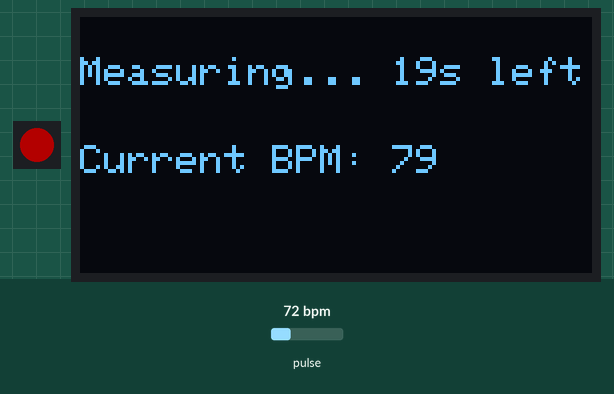
This sketch was run on a simulated Arduino Uno, built for the host (arithmetic inside an expression is 32-bit, double 64-bit). On the bench: 1 RGB LEDs in strip order, left to right, 128×64 one-colour display. The inputs (shaded band) are chosen by the test bench; at power-on: pulse 72 bpm. Dim RGB values are drawn brighter than linear.

Above: at 1.2 s.
1.3 s: pulse set to 42 bpm
At 2.13 s:
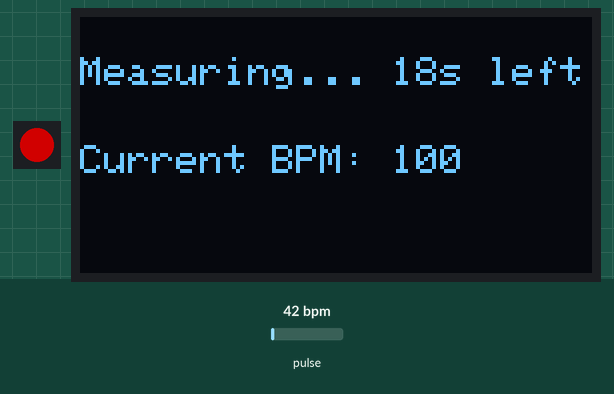
3.0 s: pulse set to 70 bpm
At 4.13 s:
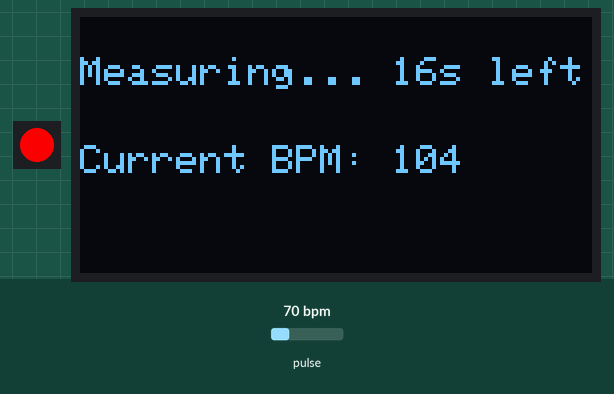
5.0 s: pulse set to 100 bpm
At 20.9 s:
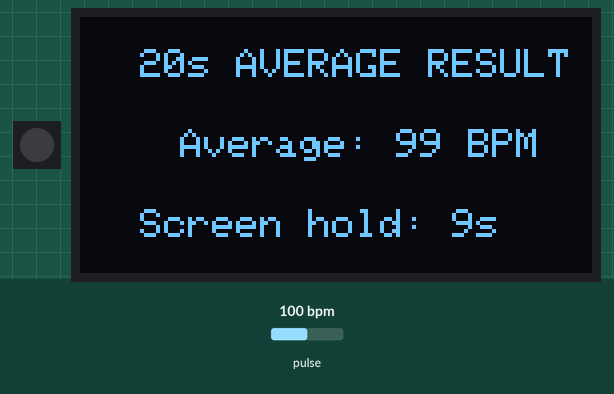
Timing chart, 0 to 21.7 s (numbered marks = the images above; inputs shaded):
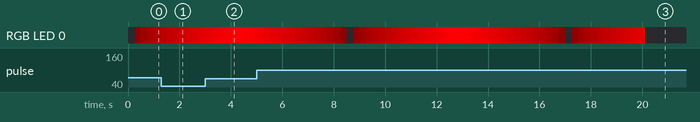

The sketch:

BPM_Reader_RP2040Zero.ino
```cpp
#include <Wire.h>
#include <Adafruit_GFX.h>
#include <Adafruit_SSD1306.h>
#include <Adafruit_NeoPixel.h>
#include "MAX30105.h"

// RP2040 Zero Onboard NeoPixel Configuration
#define NEOPIXEL_PIN  16
#define NUM_PIXELS    1
Adafruit_NeoPixel rgbLed(NUM_PIXELS, NEOPIXEL_PIN, NEO_GRB + NEO_KHZ800);

// OLED configuration on Wire (I2C0)
#define SCREEN_WIDTH 128
#define SCREEN_HEIGHT 64
#define OLED_RESET    -1
Adafruit_SSD1306 display(SCREEN_WIDTH, SCREEN_HEIGHT, &Wire, OLED_RESET);

// MAX30102 configuration on Wire1 (I2C1)
MAX30105 particleSensor;

// Constants & Timing
const unsigned long READ_DURATION_MS = 20000; // 20 Seconds reading window
const unsigned long RESULT_HOLD_MS   = 10000; // 10 Seconds display hold window
const long FINGER_THRESHOLD          = 20000; // IR threshold for finger detection

// Fast Peak Detection Variables
long irMin = 0;
long irMax = 0;
long lastBeatTime = 0;
bool lookingForPeak = true;

// Helper Declarations
void showIdleScreen();
void showLiveReading(int currentBpm, int secondsLeft);
void showAverageResult(int avgBpm, int holdSecondsLeft);
void updateNeoPixelFade();
void setLedColor(uint8_t r, uint8_t g, uint8_t b);
bool detectBeatFast(long irValue);

void setup() {
  Serial.begin(115200);

  // Initialize NeoPixel
  rgbLed.begin();
  rgbLed.setBrightness(255);
  setLedColor(0, 0, 0);

  // Initialize Wire (I2C0) for OLED
  Wire.begin();
  if (!display.begin(SSD1306_SWITCHCAPVCC, 0x3C)) {
    Serial.println(F("OLED allocation failed"));
    for (;;);
  }

  display.clearDisplay();
  display.setTextSize(1);
  display.setTextColor(SSD1306_WHITE);
  display.setCursor(0, 20);
  display.println(F("Initializing..."));
  display.display();

  // Initialize Wire1 (I2C1) for MAX30102
  Wire1.begin();
  if (!particleSensor.begin(Wire1, I2C_SPEED_FAST)) {
    display.clearDisplay();
    display.setTextSize(1);
    display.setCursor(0, 20);
    display.println(F("MAX30102 not found!"));
    display.display();
    while (1);
  }

  // ULTRA-FAST SENSOR SETTINGS
  byte ledBrightness = 0x24; // ~7.2mA power
  byte sampleAverage = 1;    // No sample averaging
  byte ledMode       = 2;    // Red + IR
  int sampleRate     = 200;  // 200 Hz gives stable pulse curves
  int pulseWidth     = 411;
  int adcRange       = 4096;

  particleSensor.setup(ledBrightness, sampleAverage, ledMode, sampleRate, pulseWidth, adcRange);
  particleSensor.enableDIETEMPRDY();
}

void loop() {
  // -------------------------------------------------------------
  // STAGE 1: IDLE - WAIT FOR FINGER
  // -------------------------------------------------------------
  setLedColor(0, 0, 0);
  showIdleScreen();

  long irValue = particleSensor.getIR();

  if (irValue > FINGER_THRESHOLD) {
    // -------------------------------------------------------------
    // STAGE 2: INSTANT CALIBRATION RESET
    // -------------------------------------------------------------
    particleSensor.clearFIFO();
    irMin = irValue;
    irMax = irValue;
    lastBeatTime = millis();
    lookingForPeak = true;

    // -------------------------------------------------------------
    // STAGE 3: 20-SECOND MEASUREMENT
    // -------------------------------------------------------------
    unsigned long startTime = millis();
    unsigned long lastDisplayUpdate = 0;

    long bpmSum = 0;
    int validSamples = 0;
    int latestBpm = 0;

    while (millis() - startTime < READ_DURATION_MS) {
      // 1. PROCESS ALL WAITING SAMPLES FROM SENSOR FIFO FAST
      particleSensor.check(); // Check sensor buffer

      while (particleSensor.available()) {
        long currentIR = particleSensor.getFIFOIR();
        particleSensor.nextSample(); // Advance to next sample in FIFO

        // Check if finger slipped off
        if (currentIR < FINGER_THRESHOLD) {
          continue;
        }

        // Check for pulse peak
        if (detectBeatFast(currentIR)) {
          long delta = millis() - lastBeatTime;
          lastBeatTime = millis();

          float beatsPerMinute = 60000.0 / delta;

          // Realistic BPM filter
          if (beatsPerMinute >= 45.0 && beatsPerMinute <= 180.0) {
            bpmSum += beatsPerMinute;
            validSamples++;
            latestBpm = (int)beatsPerMinute;
          }
        }
      }

      // 2. UPDATE DISPLAY ONLY EVERY 250ms (PREVENTS SENSOR STARVATION)
      if (millis() - lastDisplayUpdate >= 250) {
        lastDisplayUpdate = millis();
        updateNeoPixelFade();

        int secondsLeft = (READ_DURATION_MS - (millis() - startTime)) / 1000;
        showLiveReading(latestBpm, secondsLeft);
      }
    }

    // Turn LED off after scan finishes
    setLedColor(0, 0, 0);

    // -------------------------------------------------------------
    // STAGE 4: SHOW AVERAGE RESULT FOR 10 SECONDS
    // -------------------------------------------------------------
    if (validSamples > 0) {
      int finalBpmAvg = bpmSum / validSamples;

      unsigned long resultStartTime = millis();
      while (millis() - resultStartTime < RESULT_HOLD_MS) {
        int holdSecondsLeft = (RESULT_HOLD_MS - (millis() - resultStartTime)) / 1000;
        showAverageResult(finalBpmAvg, holdSecondsLeft);
        delay(100);
      }
    } else {
      display.clearDisplay();
      display.setTextSize(1);
      display.setCursor(12, 20);
      display.println(F("No Pulse Detected"));
      display.setCursor(20, 36);
      display.println(F("Try Again..."));
      display.display();
      delay(2000);
    }

    // -------------------------------------------------------------
    // STAGE 5: REQUIRE FINGER REMOVAL BEFORE RESETTING
    // -------------------------------------------------------------
    while (particleSensor.getIR() > FINGER_THRESHOLD) {
      display.clearDisplay();
      display.setTextSize(1);
      display.setCursor(10, 20);
      display.println(F("Remove Finger To"));
      display.setCursor(25, 36);
      display.println(F("Measure Again"));
      display.display();
      delay(200);
    }
  }

  delay(50);
}

// -------------------------------------------------------------
// DYNAMIC PEAK DETECTOR
// -------------------------------------------------------------
bool detectBeatFast(long irValue) {
  // Smoothly adjust min/max tracking bounds
  irMin = (irMin * 0.98) + (irValue * 0.02);
  irMax = (irMax * 0.98) + (irValue * 0.02);

  if (irValue < irMin) irMin = irValue;
  if (irValue > irMax) irMax = irValue;

  long threshold = irMin + ((irMax - irMin) * 0.55); // Dynamic peak threshold (55%)

  // Refractory period: Minimum 330ms between beats (~180 BPM max limit)
  if (millis() - lastBeatTime < 330) {
    return false;
  }

  if (lookingForPeak && irValue > threshold) {
    lookingForPeak = false; // Beat peak found!
    return true;
  }

  if (!lookingForPeak && irValue < (irMin + ((irMax - irMin) * 0.35))) {
    lookingForPeak = true; // Valley found, ready for next beat
  }

  return false;
}

// -------------------------------------------------------------
// NEOPIXEL HELPER FUNCTIONS
// -------------------------------------------------------------

void updateNeoPixelFade() {
  static unsigned long lastUpdate = 0;
  static int brightness = 0;
  static int fadeAmount = 15;

  if (millis() - lastUpdate > 15) {
    lastUpdate = millis();
    brightness += fadeAmount;

    if (brightness <= 0 || brightness >= 255) {
      fadeAmount = -fadeAmount;
    }

    brightness = constrain(brightness, 0, 255);
    setLedColor(brightness, 0, 0);
  }
}

void setLedColor(uint8_t r, uint8_t g, uint8_t b) {
  rgbLed.setPixelColor(0, rgbLed.Color(r, g, b));
  rgbLed.show();
}

// -------------------------------------------------------------
// DISPLAY HELPER FUNCTIONS (ALL TEXT SIZE 1)
// -------------------------------------------------------------

void showIdleScreen() {
  display.clearDisplay();
  display.setTextSize(1);
  display.setCursor(18, 16);
  display.println(F("READY TO MEASURE"));
  display.setCursor(28, 36);
  display.println(F("Place Finger"));
  display.display();
}

void showLiveReading(int currentBpm, int secondsLeft) {
  display.clearDisplay();
  display.setTextSize(1);

  display.setCursor(0, 10);
  display.print(F("Measuring... "));
  display.print(secondsLeft);
  display.println(F("s left"));

  display.setCursor(0, 32);
  display.print(F("Current BPM: "));

  if (currentBpm > 0) {
    display.println(currentBpm);
  } else {
    display.println(F("--"));
  }

  display.display();
}

void showAverageResult(int avgBpm, int holdSecondsLeft) {
  display.clearDisplay();
  display.setTextSize(1);

  display.setCursor(15, 8);
  display.println(F("20s AVERAGE RESULT"));

  display.setCursor(25, 28);
  display.print(F("Average: "));
  display.print(avgBpm);
  display.println(F(" BPM"));

  display.setCursor(15, 48);
  display.print(F("Screen hold: "));
  display.print(holdSecondsLeft);
  display.println(F("s"));

  display.display();
}
```
